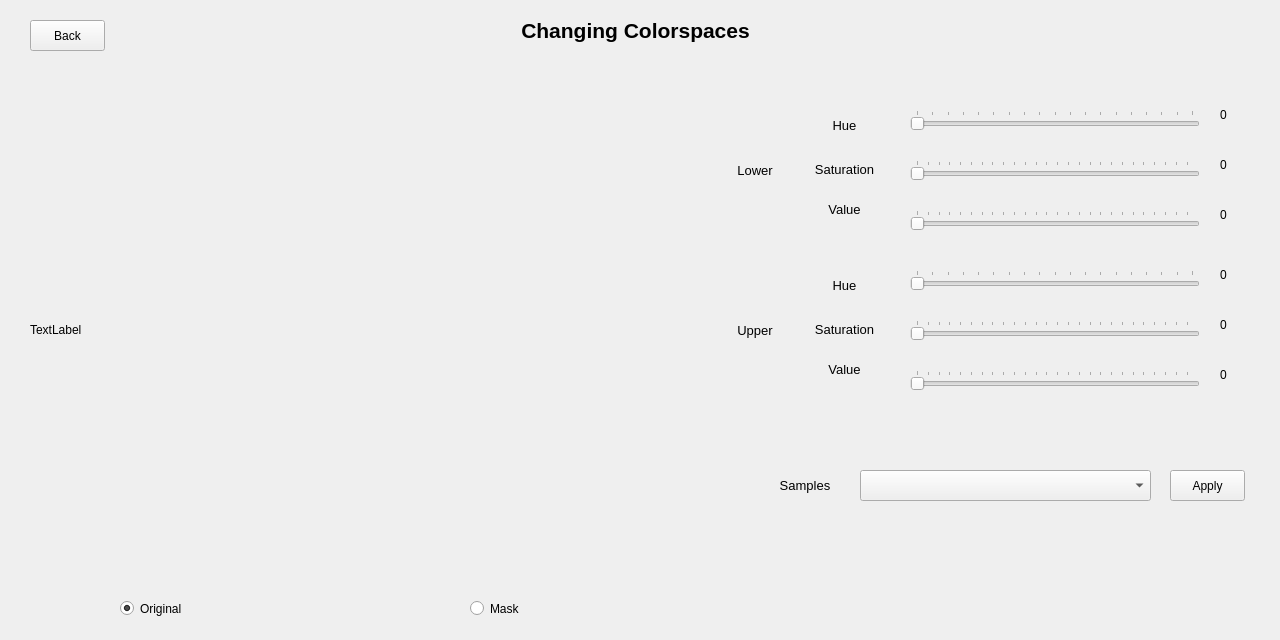
<?xml version="1.0" encoding="UTF-8"?>
<ui version="4.0">
 <class>Form</class>
 <widget class="QWidget" name="Form">
  <property name="geometry">
   <rect>
    <x>0</x>
    <y>0</y>
    <width>1280</width>
    <height>640</height>
   </rect>
  </property>
  <property name="windowTitle">
   <string>Form</string>
  </property>
  <widget class="QLabel" name="label">
   <property name="geometry">
    <rect>
     <x>110</x>
     <y>10</y>
     <width>1051</width>
     <height>41</height>
    </rect>
   </property>
   <property name="font">
    <font>
     <pointsize>16</pointsize>
     <weight>75</weight>
     <bold>true</bold>
    </font>
   </property>
   <property name="text">
    <string>Changing Colorspaces</string>
   </property>
   <property name="alignment">
    <set>Qt::AlignCenter</set>
   </property>
  </widget>
  <widget class="QLabel" name="label_2">
   <property name="geometry">
    <rect>
     <x>710</x>
     <y>110</y>
     <width>90</width>
     <height>120</height>
    </rect>
   </property>
   <property name="font">
    <font>
     <pointsize>10</pointsize>
    </font>
   </property>
   <property name="autoFillBackground">
    <bool>true</bool>
   </property>
   <property name="text">
    <string>Lower</string>
   </property>
   <property name="alignment">
    <set>Qt::AlignCenter</set>
   </property>
  </widget>
  <widget class="QLabel" name="label_3">
   <property name="geometry">
    <rect>
     <x>799</x>
     <y>110</y>
     <width>91</width>
     <height>31</height>
    </rect>
   </property>
   <property name="font">
    <font>
     <pointsize>10</pointsize>
    </font>
   </property>
   <property name="autoFillBackground">
    <bool>true</bool>
   </property>
   <property name="text">
    <string>Hue</string>
   </property>
   <property name="alignment">
    <set>Qt::AlignCenter</set>
   </property>
  </widget>
  <widget class="QLabel" name="label_4">
   <property name="geometry">
    <rect>
     <x>799</x>
     <y>149</y>
     <width>91</width>
     <height>41</height>
    </rect>
   </property>
   <property name="font">
    <font>
     <pointsize>10</pointsize>
    </font>
   </property>
   <property name="autoFillBackground">
    <bool>true</bool>
   </property>
   <property name="text">
    <string>Saturation</string>
   </property>
   <property name="alignment">
    <set>Qt::AlignCenter</set>
   </property>
  </widget>
  <widget class="QLabel" name="label_5">
   <property name="geometry">
    <rect>
     <x>799</x>
     <y>189</y>
     <width>91</width>
     <height>41</height>
    </rect>
   </property>
   <property name="font">
    <font>
     <pointsize>10</pointsize>
    </font>
   </property>
   <property name="autoFillBackground">
    <bool>true</bool>
   </property>
   <property name="text">
    <string>Value</string>
   </property>
   <property name="alignment">
    <set>Qt::AlignCenter</set>
   </property>
  </widget>
  <widget class="QSlider" name="horizontalSliderHL">
   <property name="geometry">
    <rect>
     <x>910</x>
     <y>110</y>
     <width>290</width>
     <height>20</height>
    </rect>
   </property>
   <property name="maximum">
    <number>180</number>
   </property>
   <property name="sliderPosition">
    <number>0</number>
   </property>
   <property name="orientation">
    <enum>Qt::Horizontal</enum>
   </property>
   <property name="tickPosition">
    <enum>QSlider::TicksAbove</enum>
   </property>
  </widget>
  <widget class="QLabel" name="labelHL">
   <property name="geometry">
    <rect>
     <x>1220</x>
     <y>100</y>
     <width>40</width>
     <height>30</height>
    </rect>
   </property>
   <property name="text">
    <string>0</string>
   </property>
  </widget>
  <widget class="QLabel" name="labelSL">
   <property name="geometry">
    <rect>
     <x>1220</x>
     <y>150</y>
     <width>40</width>
     <height>30</height>
    </rect>
   </property>
   <property name="text">
    <string>0</string>
   </property>
  </widget>
  <widget class="QLabel" name="labelVL">
   <property name="geometry">
    <rect>
     <x>1220</x>
     <y>200</y>
     <width>40</width>
     <height>30</height>
    </rect>
   </property>
   <property name="text">
    <string>0</string>
   </property>
  </widget>
  <widget class="QSlider" name="horizontalSliderSL">
   <property name="geometry">
    <rect>
     <x>910</x>
     <y>160</y>
     <width>290</width>
     <height>20</height>
    </rect>
   </property>
   <property name="maximum">
    <number>255</number>
   </property>
   <property name="sliderPosition">
    <number>0</number>
   </property>
   <property name="orientation">
    <enum>Qt::Horizontal</enum>
   </property>
   <property name="tickPosition">
    <enum>QSlider::TicksAbove</enum>
   </property>
  </widget>
  <widget class="QSlider" name="horizontalSliderVL">
   <property name="geometry">
    <rect>
     <x>910</x>
     <y>210</y>
     <width>290</width>
     <height>20</height>
    </rect>
   </property>
   <property name="maximum">
    <number>255</number>
   </property>
   <property name="sliderPosition">
    <number>0</number>
   </property>
   <property name="orientation">
    <enum>Qt::Horizontal</enum>
   </property>
   <property name="tickPosition">
    <enum>QSlider::TicksAbove</enum>
   </property>
  </widget>
  <widget class="QLabel" name="labelHU">
   <property name="geometry">
    <rect>
     <x>1220</x>
     <y>260</y>
     <width>40</width>
     <height>30</height>
    </rect>
   </property>
   <property name="text">
    <string>0</string>
   </property>
  </widget>
  <widget class="QLabel" name="label_6">
   <property name="geometry">
    <rect>
     <x>799</x>
     <y>270</y>
     <width>91</width>
     <height>31</height>
    </rect>
   </property>
   <property name="font">
    <font>
     <pointsize>10</pointsize>
    </font>
   </property>
   <property name="autoFillBackground">
    <bool>true</bool>
   </property>
   <property name="text">
    <string>Hue</string>
   </property>
   <property name="alignment">
    <set>Qt::AlignCenter</set>
   </property>
  </widget>
  <widget class="QSlider" name="horizontalSliderSU">
   <property name="geometry">
    <rect>
     <x>910</x>
     <y>320</y>
     <width>290</width>
     <height>20</height>
    </rect>
   </property>
   <property name="maximum">
    <number>255</number>
   </property>
   <property name="sliderPosition">
    <number>0</number>
   </property>
   <property name="orientation">
    <enum>Qt::Horizontal</enum>
   </property>
   <property name="tickPosition">
    <enum>QSlider::TicksAbove</enum>
   </property>
  </widget>
  <widget class="QLabel" name="labelVU">
   <property name="geometry">
    <rect>
     <x>1220</x>
     <y>360</y>
     <width>40</width>
     <height>30</height>
    </rect>
   </property>
   <property name="text">
    <string>0</string>
   </property>
  </widget>
  <widget class="QLabel" name="labelSU">
   <property name="geometry">
    <rect>
     <x>1220</x>
     <y>310</y>
     <width>40</width>
     <height>30</height>
    </rect>
   </property>
   <property name="text">
    <string>0</string>
   </property>
  </widget>
  <widget class="QSlider" name="horizontalSliderVU">
   <property name="geometry">
    <rect>
     <x>910</x>
     <y>370</y>
     <width>290</width>
     <height>20</height>
    </rect>
   </property>
   <property name="maximum">
    <number>255</number>
   </property>
   <property name="sliderPosition">
    <number>0</number>
   </property>
   <property name="orientation">
    <enum>Qt::Horizontal</enum>
   </property>
   <property name="tickPosition">
    <enum>QSlider::TicksAbove</enum>
   </property>
  </widget>
  <widget class="QSlider" name="horizontalSliderHU">
   <property name="geometry">
    <rect>
     <x>910</x>
     <y>270</y>
     <width>290</width>
     <height>20</height>
    </rect>
   </property>
   <property name="maximum">
    <number>180</number>
   </property>
   <property name="sliderPosition">
    <number>0</number>
   </property>
   <property name="orientation">
    <enum>Qt::Horizontal</enum>
   </property>
   <property name="tickPosition">
    <enum>QSlider::TicksAbove</enum>
   </property>
  </widget>
  <widget class="QLabel" name="label_7">
   <property name="geometry">
    <rect>
     <x>799</x>
     <y>309</y>
     <width>91</width>
     <height>41</height>
    </rect>
   </property>
   <property name="font">
    <font>
     <pointsize>10</pointsize>
    </font>
   </property>
   <property name="autoFillBackground">
    <bool>true</bool>
   </property>
   <property name="text">
    <string>Saturation</string>
   </property>
   <property name="alignment">
    <set>Qt::AlignCenter</set>
   </property>
  </widget>
  <widget class="QLabel" name="label_8">
   <property name="geometry">
    <rect>
     <x>799</x>
     <y>349</y>
     <width>91</width>
     <height>41</height>
    </rect>
   </property>
   <property name="font">
    <font>
     <pointsize>10</pointsize>
    </font>
   </property>
   <property name="autoFillBackground">
    <bool>true</bool>
   </property>
   <property name="text">
    <string>Value</string>
   </property>
   <property name="alignment">
    <set>Qt::AlignCenter</set>
   </property>
  </widget>
  <widget class="QLabel" name="label_9">
   <property name="geometry">
    <rect>
     <x>710</x>
     <y>270</y>
     <width>90</width>
     <height>120</height>
    </rect>
   </property>
   <property name="font">
    <font>
     <pointsize>10</pointsize>
    </font>
   </property>
   <property name="autoFillBackground">
    <bool>true</bool>
   </property>
   <property name="text">
    <string>Upper</string>
   </property>
   <property name="alignment">
    <set>Qt::AlignCenter</set>
   </property>
  </widget>
  <widget class="QLabel" name="label_10">
   <property name="geometry">
    <rect>
     <x>760</x>
     <y>470</y>
     <width>90</width>
     <height>31</height>
    </rect>
   </property>
   <property name="font">
    <font>
     <pointsize>10</pointsize>
    </font>
   </property>
   <property name="autoFillBackground">
    <bool>true</bool>
   </property>
   <property name="text">
    <string>Samples</string>
   </property>
   <property name="alignment">
    <set>Qt::AlignCenter</set>
   </property>
  </widget>
  <widget class="QComboBox" name="comboBoxSamples">
   <property name="geometry">
    <rect>
     <x>860</x>
     <y>470</y>
     <width>291</width>
     <height>31</height>
    </rect>
   </property>
  </widget>
  <widget class="QPushButton" name="pushButtonApply">
   <property name="geometry">
    <rect>
     <x>1170</x>
     <y>470</y>
     <width>75</width>
     <height>31</height>
    </rect>
   </property>
   <property name="text">
    <string>Apply</string>
   </property>
  </widget>
  <widget class="QLabel" name="labelShow">
   <property name="geometry">
    <rect>
     <x>30</x>
     <y>90</y>
     <width>640</width>
     <height>480</height>
    </rect>
   </property>
   <property name="text">
    <string>TextLabel</string>
   </property>
   <property name="margin">
    <number>0</number>
   </property>
  </widget>
  <widget class="QPushButton" name="pushButtonBack">
   <property name="geometry">
    <rect>
     <x>30</x>
     <y>20</y>
     <width>75</width>
     <height>31</height>
    </rect>
   </property>
   <property name="text">
    <string>Back</string>
   </property>
  </widget>
  <widget class="QRadioButton" name="radioButtonOriginal">
   <property name="geometry">
    <rect>
     <x>120</x>
     <y>600</y>
     <width>82</width>
     <height>17</height>
    </rect>
   </property>
   <property name="text">
    <string>Original</string>
   </property>
   <property name="checked">
    <bool>true</bool>
   </property>
  </widget>
  <widget class="QRadioButton" name="radioButtonMask">
   <property name="geometry">
    <rect>
     <x>470</x>
     <y>600</y>
     <width>82</width>
     <height>17</height>
    </rect>
   </property>
   <property name="text">
    <string>Mask</string>
   </property>
  </widget>
 </widget>
 <resources/>
 <connections/>
</ui>
